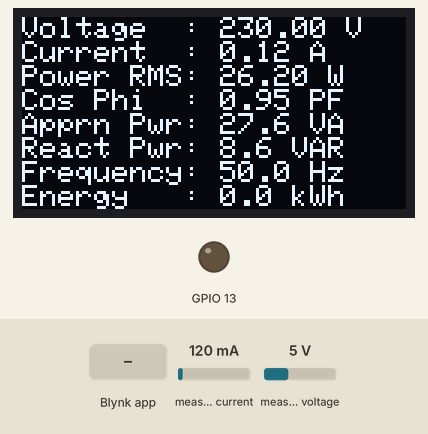
Recording of a sketch running on a simulated ESP8266 (NodeMCU). On the bench: 128×64 one-colour display, output pins drawn as LEDs (lit = HIGH). The inputs (shaded band) are chosen by the test bench; at power-on: measured current 120 mA, measured voltage 5 V. WiFi joins after 1.5 s; servers stay silent unless stated; what the sketch prints to the serial monitor is not drawn.

Above: at 4.5 s.
4.6 s: Blynk app writes 0 to V0
At 7.6 s:
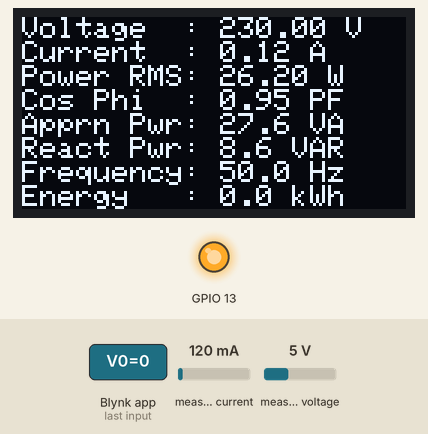
8.5 s: measured current set to 40 mA
At 10.6 s:
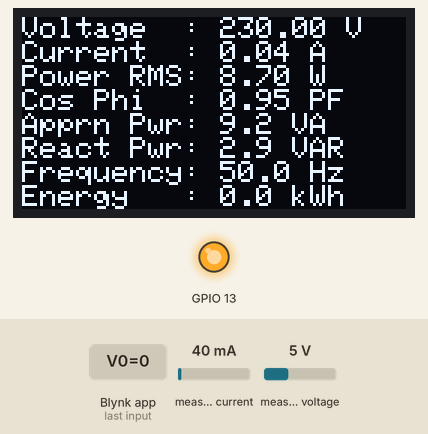
11.6 s: measured voltage set to 0.3 V
At 14.4 s:
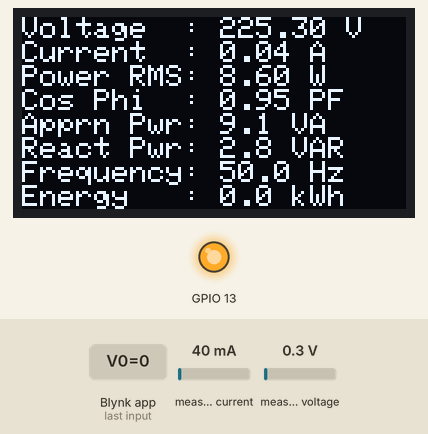
14.7 s: measured current set to 500 mA
At 17.1 s:
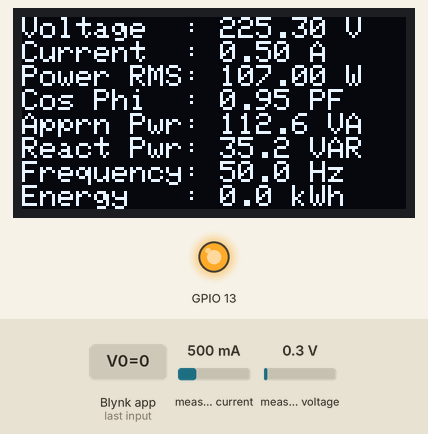
17.8 s: measured voltage set to 3.8 V
At 19.8 s:
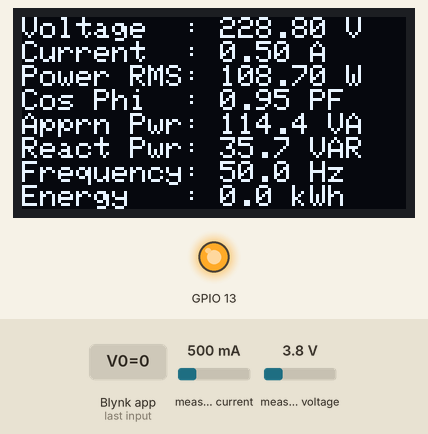
21.0 s: Blynk app writes 1 to V0
At 23.2 s:
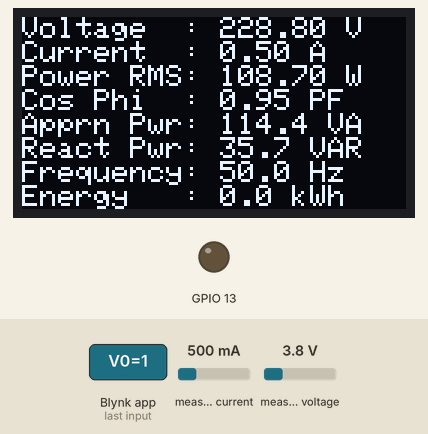
Timing chart, 0 to 24.7 s (numbered marks = the images above; inputs shaded):
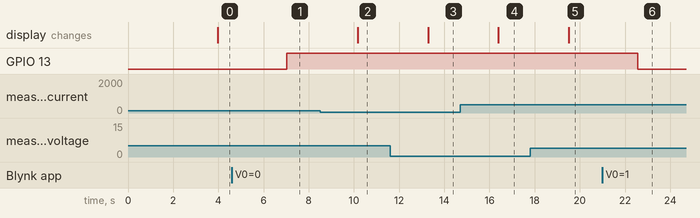

Measured:
- after the input at 4.6 s, GPIO 13: LOW → HIGH after 2.4 s
- after the input at 8.5 s, the display: changes after 1.7 s (image 2)
- after the input at 11.6 s, the display: changes after 1.7 s (image 3)
- after the input at 14.7 s, the display: changes after 1.7 s (image 4)
- after the input at 17.8 s, the display: changes after 1.7 s (image 5)
- after the input at 21.0 s, GPIO 13: HIGH → LOW after 1.6 s

The sketch:

SyncWatt_Starter_Code_Fix.ino
```cpp
#define BLYNK_PRINT Serial
#define BLYNK_TEMPLATE_ID "TMPL66Avzy0Y0"
#define BLYNK_TEMPLATE_NAME "Smart Meter"
#define BLYNK_AUTH_TOKEN "uTQ5n6zf9VZvyLaCu7pLEoVYQPDuzrWa"
#include <PZEM004Tv30.h>
#include <ESP8266WiFi.h>
#include <BlynkSimpleEsp8266.h>
#include <Wire.h>
#include <Adafruit_GFX.h>
#include <Adafruit_SSD1306.h>

#define DISPLAY_ADDRESS   0x3C // or 0x3D
#define DISPLAY_SCL_PIN   5
#define DISPLAY_SDA_PIN   4
#define DISPLAY_WIDTH     128 // OLED display width, in pixels
#define DISPLAY_HEIGHT    64  // OLED display height, in pixels
#define DISPLAY_RESET_PIN -1  // Reset pin # (or -1 if sharing with ESP8266 reset pin)

Adafruit_SSD1306 display(DISPLAY_WIDTH, DISPLAY_HEIGHT, &Wire, DISPLAY_RESET_PIN);

PZEM004Tv30 pzem1(14, 12); // GPIO14(D5) to Tx PZEM004; GPIO12(D6) to Rx PZEM004


char ssid[] = "MISKIN BANGET LUU"; // WiFi Name
char pass[] = "UwUHahaY1"; // WiFi Password

BLYNK_WRITE(V0){
  if (param.asInt()==HIGH){
    digitalWrite(13,LOW);
}
  else{
    digitalWrite(13,HIGH);
  }
}

float voltage1, current1, power1, energy1, frequency1, pf1, va1, VAR1;


void setup() {
  Serial.begin(115200);
  setupDisplay();
  pinMode(13,OUTPUT);
  Blynk.begin(BLYNK_AUTH_TOKEN, ssid, pass); // Change the Blynk Server and Port Number when required.
}

void setupDisplay() {
  Wire.begin(DISPLAY_SDA_PIN, DISPLAY_SCL_PIN);           // You can also set I2C SCL&SDA pins to other GPIOs
  display.begin(SSD1306_SWITCHCAPVCC, DISPLAY_ADDRESS);

  display.clearDisplay();
  display.setCursor(10, 0);
  display.setTextSize(2);
  display.setTextColor(SSD1306_WHITE);
  display.println("SyncWatt");
  display.setCursor(10, 36);
  display.setTextSize(1);
  display.setTextColor(SSD1306_WHITE);
  display.println("Connecting Blynk..");
  display.display();
  delay(1000);
}

void loop() {
  voltage1 = pzem1.voltage();
  voltage1 = zeroIfNan(voltage1);
  current1 = pzem1.current();
  current1 = zeroIfNan(current1);
  power1 = pzem1.power();
  power1 = zeroIfNan(power1);
  energy1 = pzem1.energy() * 1000; //kwh
  energy1 = zeroIfNan(energy1);
  frequency1 = pzem1.frequency();
  frequency1 = zeroIfNan(frequency1);
  pf1 = pzem1.pf();
  pf1 = zeroIfNan(pf1);
  if (pf1 == 0) {
    va1 = 0;
  } else {
    va1 = power1 / pf1;
  }
  if (pf1 == 0) {
    VAR1 = 0;
  } else {
    VAR1 = power1 / pf1 * sqrt(1-sq(pf1));
  }
  delay(1000);

  Blynk.run();
  // Send to Blynk
  Blynk.virtualWrite(V1, voltage1);
  Blynk.virtualWrite(V2, current1);
  Blynk.virtualWrite(V3, power1);
  Blynk.virtualWrite(V4, energy1);
  Blynk.virtualWrite(V5, frequency1);
  Blynk.virtualWrite(V6, pf1);
  Blynk.virtualWrite(V7, va1);
  Blynk.virtualWrite(V8, VAR1);
  Blynk.virtualWrite(V9, (power1 / va1) * 100);

  Serial.println("");
  Serial.printf("Voltage        : %.2f\ V\n", voltage1);
  Serial.printf("Current        : %.2f\ A\n", current1);
  Serial.printf("Power Active   : %.2f\ W\n", power1);
  Serial.printf("Frequency      : %.2f\ Hz\n", frequency1);
  Serial.printf("Cosine Phi     : %.2f\ PF\n", pf1);
  Serial.printf("Energy         : %.2f\ kWh\n", energy1);
  Serial.printf("Apparent Power : %.2f\ VA\n", va1);
  Serial.printf("Reactive Power : %.2f\ VAR\n", VAR1);
  Serial.printf("---------- END ----------");
  Serial.println("");

  display.clearDisplay();
  display.setCursor(0, 0);
  display.setTextSize(1);
  display.setTextColor(SSD1306_WHITE);
  display.printf("Voltage  : %.2f\ V\n", voltage1);
  display.printf("Current  : %.2f\ A\n", current1);
  display.printf("Power RMS: %.2f\ W\n", power1);
  display.printf("Cos Phi  : %.2f\ PF\n", pf1);
  display.printf("Apprn Pwr: %.1f\ VA\n", va1);
  display.printf("React Pwr: %.1f\ VAR\n", VAR1);
  display.printf("Frequency: %.1f\ Hz\n", frequency1);
  display.printf("Energy   : %.1f\ kWh\n", energy1);
  display.display();
  delay(2000);
}

void printValue(String label, float value) {
  if (value != NAN) {
    Serial.print(label); Serial.println(value);
  } else {
    Serial.println("Error reading");
  }
}

float zeroIfNan(float v) {
  if (isnan(v)) {
    v = 0;
  }
  return v;
}
```
